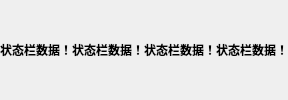
    <widget class="QWidget" name="widget1" native="true">
     <property name="styleSheet">
      <string notr="true">border-image: url(:/image/状态栏.png);



</string>
     </property>
     <layout class="QHBoxLayout" name="horizontalLayout_13">
      <property name="spacing">
       <number>0</number>
      </property>
      <property name="margin">
       <number>0</number>
      </property>
      <item>
       <layout class="QHBoxLayout" name="horizontalLayout_12">
        <item>
         <widget class="QLabel" name="label_9">
          <property name="font">
           <font>
            <family>微软雅黑</family>
            <weight>75</weight>
            <bold>true</bold>
           </font>
          </property>
          <property name="text">
           <string>状态栏数据！</string>
          </property>
         </widget>
        </item>
        <item>
         <widget class="QLabel" name="label_8">
          <property name="font">
           <font>
            <family>微软雅黑</family>
            <weight>75</weight>
            <bold>true</bold>
           </font>
          </property>
          <property name="text">
           <string>状态栏数据！</string>
          </property>
         </widget>
        </item>
        <item>
         <widget class="QLabel" name="label_7">
          <property name="font">
           <font>
            <family>微软雅黑</family>
            <weight>75</weight>
            <bold>true</bold>
           </font>
          </property>
          <property name="text">
           <string>状态栏数据！</string>
          </property>
         </widget>
        </item>
        <item>
         <widget class="QLabel" name="label_6">
          <property name="font">
           <font>
            <family>微软雅黑</family>
            <weight>75</weight>
            <bold>true</bold>
           </font>
          </property>
          <property name="text">
           <string>状态栏数据！</string>
          </property>
         </widget>
        </item>
       </layout>
      </item>
     </layout>
    </widget>
